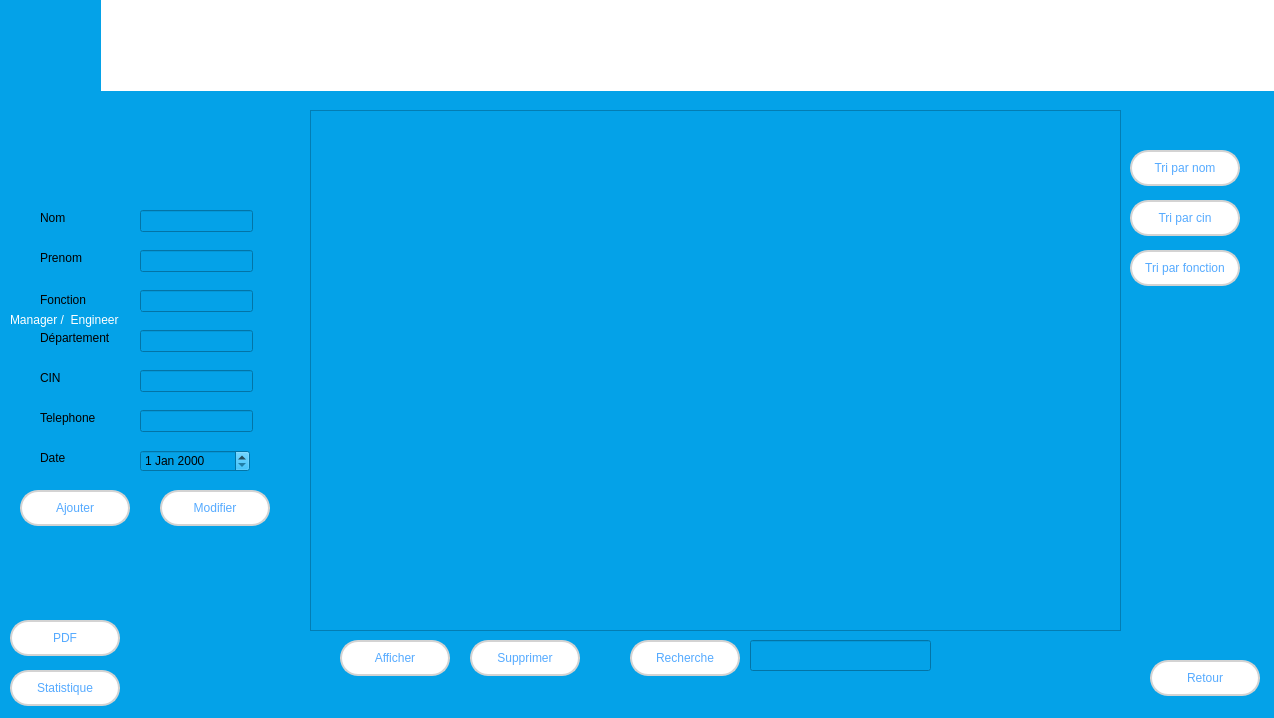
<?xml version="1.0" encoding="UTF-8"?>
<ui version="4.0">
 <class>gestion_employe</class>
 <widget class="QDialog" name="gestion_employe">
  <property name="geometry">
   <rect>
    <x>0</x>
    <y>0</y>
    <width>1274</width>
    <height>718</height>
   </rect>
  </property>
  <property name="windowTitle">
   <string>Dialog</string>
  </property>
  <property name="styleSheet">
   <string notr="true">background-color: #04a2e8;</string>
  </property>
  <widget class="QTableView" name="tableView">
   <property name="geometry">
    <rect>
     <x>310</x>
     <y>110</y>
     <width>811</width>
     <height>521</height>
    </rect>
   </property>
  </widget>
  <widget class="QLabel" name="label">
   <property name="geometry">
    <rect>
     <x>40</x>
     <y>210</y>
     <width>56</width>
     <height>16</height>
    </rect>
   </property>
   <property name="text">
    <string>Nom</string>
   </property>
  </widget>
  <widget class="QLabel" name="label_2">
   <property name="geometry">
    <rect>
     <x>40</x>
     <y>250</y>
     <width>56</width>
     <height>16</height>
    </rect>
   </property>
   <property name="text">
    <string>Prenom</string>
   </property>
  </widget>
  <widget class="QLabel" name="label_3">
   <property name="geometry">
    <rect>
     <x>40</x>
     <y>290</y>
     <width>56</width>
     <height>20</height>
    </rect>
   </property>
   <property name="text">
    <string>Fonction</string>
   </property>
  </widget>
  <widget class="QLabel" name="label_4">
   <property name="geometry">
    <rect>
     <x>40</x>
     <y>330</y>
     <width>81</width>
     <height>16</height>
    </rect>
   </property>
   <property name="text">
    <string>Département</string>
   </property>
  </widget>
  <widget class="QLabel" name="label_5">
   <property name="geometry">
    <rect>
     <x>40</x>
     <y>370</y>
     <width>56</width>
     <height>16</height>
    </rect>
   </property>
   <property name="text">
    <string>CIN</string>
   </property>
  </widget>
  <widget class="QLabel" name="label_6">
   <property name="geometry">
    <rect>
     <x>40</x>
     <y>410</y>
     <width>71</width>
     <height>16</height>
    </rect>
   </property>
   <property name="text">
    <string>Telephone</string>
   </property>
  </widget>
  <widget class="QLabel" name="label_7">
   <property name="geometry">
    <rect>
     <x>40</x>
     <y>450</y>
     <width>56</width>
     <height>16</height>
    </rect>
   </property>
   <property name="text">
    <string>Date</string>
   </property>
  </widget>
  <widget class="QLineEdit" name="lineEdit">
   <property name="geometry">
    <rect>
     <x>140</x>
     <y>210</y>
     <width>113</width>
     <height>22</height>
    </rect>
   </property>
  </widget>
  <widget class="QLineEdit" name="lineEdit_2">
   <property name="geometry">
    <rect>
     <x>140</x>
     <y>250</y>
     <width>113</width>
     <height>22</height>
    </rect>
   </property>
  </widget>
  <widget class="QLineEdit" name="lineEdit_3">
   <property name="geometry">
    <rect>
     <x>140</x>
     <y>290</y>
     <width>113</width>
     <height>22</height>
    </rect>
   </property>
  </widget>
  <widget class="QLineEdit" name="lineEdit_4">
   <property name="geometry">
    <rect>
     <x>140</x>
     <y>330</y>
     <width>113</width>
     <height>22</height>
    </rect>
   </property>
  </widget>
  <widget class="QLineEdit" name="lineEdit_5">
   <property name="geometry">
    <rect>
     <x>140</x>
     <y>370</y>
     <width>113</width>
     <height>22</height>
    </rect>
   </property>
  </widget>
  <widget class="QLineEdit" name="lineEdit_6">
   <property name="geometry">
    <rect>
     <x>140</x>
     <y>410</y>
     <width>113</width>
     <height>22</height>
    </rect>
   </property>
  </widget>
  <widget class="QPushButton" name="pushButton">
   <property name="geometry">
    <rect>
     <x>1150</x>
     <y>660</y>
     <width>110</width>
     <height>36</height>
    </rect>
   </property>
   <property name="styleSheet">
    <string notr="true">QPushButton {
    background-color: white;
    border-radius: 18px;
    padding: 5px;
	border: 2px solid lightgrey;
    max-width: 160px;
    min-height: 22px;
	max-height: 22px;
color: #55aaff;
}

QPushButton:hover {
    background-color: rgb(229, 229, 229);
    border: 2px solid darkgrey;
}

QPushButton:pressed {
    background-color: rgb(0, 54, 79);
    border: 2px solid rgb(0, 54, 79);
    padding-top: 6px;
    padding-left: 6px;
}
</string>
   </property>
   <property name="text">
    <string>Retour</string>
   </property>
  </widget>
  <widget class="QPushButton" name="pushButton_2">
   <property name="geometry">
    <rect>
     <x>470</x>
     <y>640</y>
     <width>110</width>
     <height>36</height>
    </rect>
   </property>
   <property name="styleSheet">
    <string notr="true">QPushButton {
    background-color: white;
    border-radius: 18px;
    padding: 5px;
	border: 2px solid lightgrey;
    max-width: 160px;
    min-height: 22px;
	max-height: 22px;
color: #55aaff;
}

QPushButton:hover {
    background-color: rgb(229, 229, 229);
    border: 2px solid darkgrey;
}

QPushButton:pressed {
    background-color: rgb(0, 54, 79);
    border: 2px solid rgb(0, 54, 79);
    padding-top: 6px;
    padding-left: 6px;
}
</string>
   </property>
   <property name="text">
    <string>Supprimer</string>
   </property>
  </widget>
  <widget class="QPushButton" name="pushButton_3">
   <property name="geometry">
    <rect>
     <x>340</x>
     <y>640</y>
     <width>110</width>
     <height>36</height>
    </rect>
   </property>
   <property name="styleSheet">
    <string notr="true">QPushButton {
    background-color: white;
    border-radius: 18px;
    padding: 5px;
	border: 2px solid lightgrey;
    max-width: 160px;
    min-height: 22px;
	max-height: 22px;
color: #55aaff;
}

QPushButton:hover {
    background-color: rgb(229, 229, 229);
    border: 2px solid darkgrey;
}

QPushButton:pressed {
    background-color: rgb(0, 54, 79);
    border: 2px solid rgb(0, 54, 79);
    padding-top: 6px;
    padding-left: 6px;
}
</string>
   </property>
   <property name="text">
    <string>Afficher</string>
   </property>
  </widget>
  <widget class="QPushButton" name="pushButton_4">
   <property name="geometry">
    <rect>
     <x>160</x>
     <y>490</y>
     <width>110</width>
     <height>36</height>
    </rect>
   </property>
   <property name="styleSheet">
    <string notr="true">QPushButton {
    background-color: white;
    border-radius: 18px;
    padding: 5px;
	border: 2px solid lightgrey;
    max-width: 160px;
    min-height: 22px;
	max-height: 22px;
color: #55aaff;
}

QPushButton:hover {
    background-color: rgb(229, 229, 229);
    border: 2px solid darkgrey;
}

QPushButton:pressed {
    background-color: rgb(0, 54, 79);
    border: 2px solid rgb(0, 54, 79);
    padding-top: 6px;
    padding-left: 6px;
}
</string>
   </property>
   <property name="text">
    <string>Modifier</string>
   </property>
  </widget>
  <widget class="QPushButton" name="pushButton_5">
   <property name="geometry">
    <rect>
     <x>20</x>
     <y>490</y>
     <width>110</width>
     <height>36</height>
    </rect>
   </property>
   <property name="styleSheet">
    <string notr="true">QPushButton {
    background-color: white;
    border-radius: 18px;
    padding: 5px;
	border: 2px solid lightgrey;
    max-width: 160px;
    min-height: 22px;
	max-height: 22px;
color: #55aaff;
}

QPushButton:hover {
    background-color: rgb(229, 229, 229);
    border: 2px solid darkgrey;
}

QPushButton:pressed {
    background-color: rgb(0, 54, 79);
    border: 2px solid rgb(0, 54, 79);
    padding-top: 6px;
    padding-left: 6px;
}
</string>
   </property>
   <property name="text">
    <string>Ajouter</string>
   </property>
  </widget>
  <widget class="QPushButton" name="pushButton_6">
   <property name="geometry">
    <rect>
     <x>10</x>
     <y>670</y>
     <width>110</width>
     <height>36</height>
    </rect>
   </property>
   <property name="styleSheet">
    <string notr="true">QPushButton {
    background-color: white;
    border-radius: 18px;
    padding: 5px;
	border: 2px solid lightgrey;
    max-width: 160px;
    min-height: 22px;
	max-height: 22px;
color: #55aaff;
}

QPushButton:hover {
    background-color: rgb(229, 229, 229);
    border: 2px solid darkgrey;
}

QPushButton:pressed {
    background-color: rgb(0, 54, 79);
    border: 2px solid rgb(0, 54, 79);
    padding-top: 6px;
    padding-left: 6px;
}
</string>
   </property>
   <property name="text">
    <string>Statistique</string>
   </property>
  </widget>
  <widget class="QPushButton" name="pushButton_7">
   <property name="geometry">
    <rect>
     <x>10</x>
     <y>620</y>
     <width>110</width>
     <height>36</height>
    </rect>
   </property>
   <property name="styleSheet">
    <string notr="true">QPushButton {
    background-color: white;
    border-radius: 18px;
    padding: 5px;
	border: 2px solid lightgrey;
    max-width: 160px;
    min-height: 22px;
	max-height: 22px;
color: #55aaff;
}

QPushButton:hover {
    background-color: rgb(229, 229, 229);
    border: 2px solid darkgrey;
}

QPushButton:pressed {
    background-color: rgb(0, 54, 79);
    border: 2px solid rgb(0, 54, 79);
    padding-top: 6px;
    padding-left: 6px;
}
</string>
   </property>
   <property name="text">
    <string>PDF</string>
   </property>
  </widget>
  <widget class="QPushButton" name="pushButton_8">
   <property name="geometry">
    <rect>
     <x>1130</x>
     <y>150</y>
     <width>110</width>
     <height>36</height>
    </rect>
   </property>
   <property name="styleSheet">
    <string notr="true">QPushButton {
    background-color: white;
    border-radius: 18px;
    padding: 5px;
	border: 2px solid lightgrey;
    max-width: 160px;
    min-height: 22px;
	max-height: 22px;
color: #55aaff;
}

QPushButton:hover {
    background-color: rgb(229, 229, 229);
    border: 2px solid darkgrey;
}

QPushButton:pressed {
    background-color: rgb(0, 54, 79);
    border: 2px solid rgb(0, 54, 79);
    padding-top: 6px;
    padding-left: 6px;
}
</string>
   </property>
   <property name="text">
    <string>Tri par nom</string>
   </property>
  </widget>
  <widget class="QPushButton" name="pushButton_9">
   <property name="geometry">
    <rect>
     <x>630</x>
     <y>640</y>
     <width>110</width>
     <height>36</height>
    </rect>
   </property>
   <property name="styleSheet">
    <string notr="true">QPushButton {
    background-color: white;
    border-radius: 18px;
    padding: 5px;
	border: 2px solid lightgrey;
    max-width: 160px;
    min-height: 22px;
	max-height: 22px;
color: #55aaff;
}

QPushButton:hover {
    background-color: rgb(229, 229, 229);
    border: 2px solid darkgrey;
}

QPushButton:pressed {
    background-color: rgb(0, 54, 79);
    border: 2px solid rgb(0, 54, 79);
    padding-top: 6px;
    padding-left: 6px;
}
</string>
   </property>
   <property name="text">
    <string>Recherche</string>
   </property>
  </widget>
  <widget class="QPushButton" name="pushButton_10">
   <property name="geometry">
    <rect>
     <x>1130</x>
     <y>200</y>
     <width>110</width>
     <height>36</height>
    </rect>
   </property>
   <property name="styleSheet">
    <string notr="true">QPushButton {
    background-color: white;
    border-radius: 18px;
    padding: 5px;
	border: 2px solid lightgrey;
    max-width: 160px;
    min-height: 22px;
	max-height: 22px;
color: #55aaff;
}

QPushButton:hover {
    background-color: rgb(229, 229, 229);
    border: 2px solid darkgrey;
}

QPushButton:pressed {
    background-color: rgb(0, 54, 79);
    border: 2px solid rgb(0, 54, 79);
    padding-top: 6px;
    padding-left: 6px;
}
</string>
   </property>
   <property name="text">
    <string>Tri par cin</string>
   </property>
  </widget>
  <widget class="QPushButton" name="pushButton_11">
   <property name="geometry">
    <rect>
     <x>1130</x>
     <y>250</y>
     <width>110</width>
     <height>36</height>
    </rect>
   </property>
   <property name="styleSheet">
    <string notr="true">QPushButton {
    background-color: white;
    border-radius: 18px;
    padding: 5px;
	border: 2px solid lightgrey;
    max-width: 160px;
    min-height: 22px;
	max-height: 22px;
color: #55aaff;
}

QPushButton:hover {
    background-color: rgb(229, 229, 229);
    border: 2px solid darkgrey;
}

QPushButton:pressed {
    background-color: rgb(0, 54, 79);
    border: 2px solid rgb(0, 54, 79);
    padding-top: 6px;
    padding-left: 6px;
}
</string>
   </property>
   <property name="text">
    <string>Tri par fonction</string>
   </property>
  </widget>
  <widget class="QLineEdit" name="lineEdit_8">
   <property name="geometry">
    <rect>
     <x>750</x>
     <y>640</y>
     <width>181</width>
     <height>31</height>
    </rect>
   </property>
  </widget>
  <widget class="QPushButton" name="pushButton_12">
   <property name="geometry">
    <rect>
     <x>0</x>
     <y>0</y>
     <width>1551</width>
     <height>91</height>
    </rect>
   </property>
   <property name="styleSheet">
    <string notr="true">QPushButton {
    border: none;
    color: rgb(0, 0, 255); /* Couleur du texte en bleu */
    background-color: rgb(255, 255, 255); /* Couleur de fond blanche */
    font: italic 38pt &quot;Lucida Fax&quot;;
}
</string>
   </property>
   <property name="text">
    <string/>
   </property>
  </widget>
  <widget class="QDateEdit" name="dateEdit">
   <property name="geometry">
    <rect>
     <x>140</x>
     <y>450</y>
     <width>110</width>
     <height>22</height>
    </rect>
   </property>
  </widget>
  <widget class="QLabel" name="label_8">
   <property name="geometry">
    <rect>
     <x>0</x>
     <y>0</y>
     <width>101</width>
     <height>91</height>
    </rect>
   </property>
   <property name="styleSheet">
    <string notr="true">image: url(:/aa/2.png);</string>
   </property>
   <property name="text">
    <string/>
   </property>
  </widget>
  <widget class="QLabel" name="label_9">
   <property name="geometry">
    <rect>
     <x>10</x>
     <y>310</y>
     <width>131</width>
     <height>20</height>
    </rect>
   </property>
   <property name="styleSheet">
    <string notr="true">color: white;</string>
   </property>
   <property name="text">
    <string>Manager /  Engineer</string>
   </property>
  </widget>
 </widget>
 <resources/>
 <connections/>
</ui>
